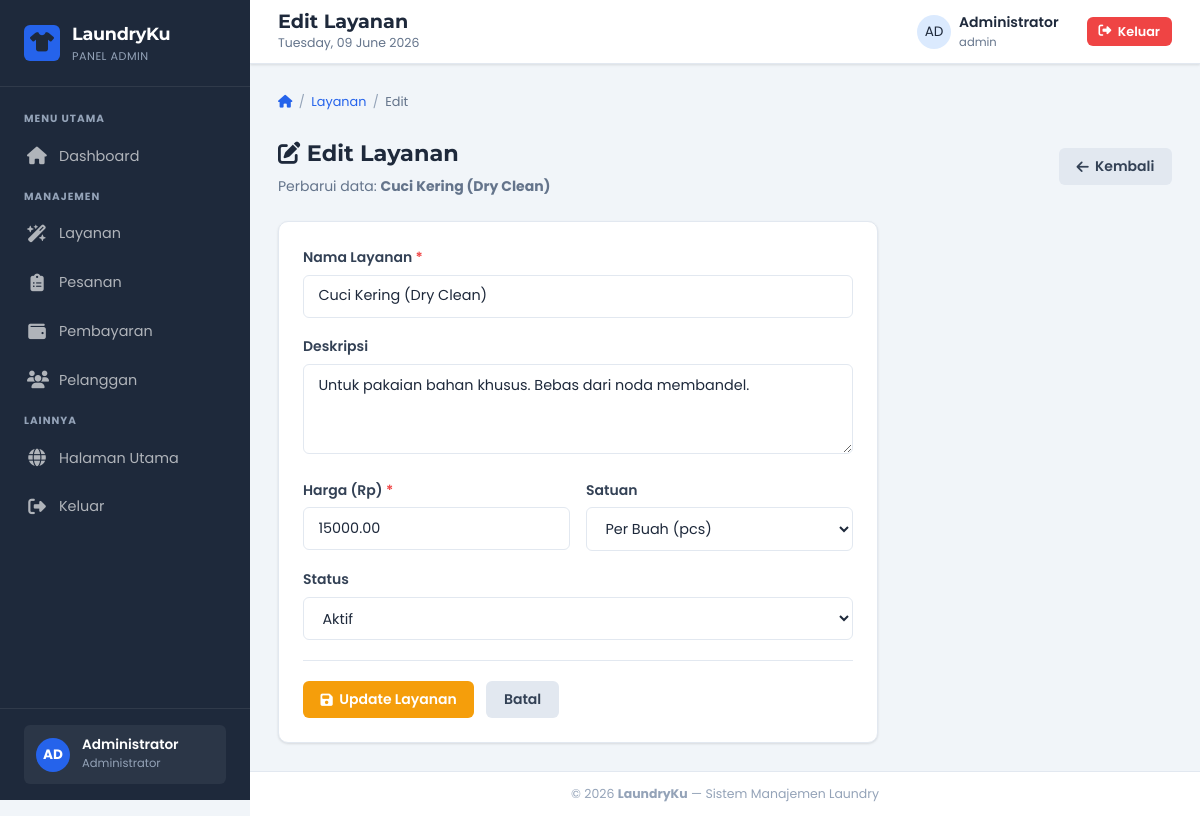
The app's page /admin/edit_layanan.php?id=2 (signed in) with its own data.
### tables this page shows
CREATE TABLE IF NOT EXISTS layanan (
    id           INT PRIMARY KEY AUTO_INCREMENT,
    nama_layanan VARCHAR(100)    NOT NULL,
    deskripsi    TEXT            DEFAULT NULL,
    harga        DECIMAL(10, 2)  NOT NULL,
    satuan       VARCHAR(20)     DEFAULT 'kg',
    status       ENUM('aktif', 'nonaktif') DEFAULT 'aktif',
    created_at   TIMESTAMP DEFAULT CURRENT_TIMESTAMP
);

### admin/edit_layanan.php (the view, shortened to what this page needs)
<?php
include '../config/koneksi.php';
$id    = (int)($_GET['id'] ?? 0);
$result  = mysqli_query($koneksi, "SELECT * FROM layanan WHERE id = $id LIMIT 1");
$layanan = mysqli_fetch_assoc($result);
include '../template/header.php';
?>
<div class="wrapper">
    <?php include '../template/sidebar_admin.php'; ?>
    <div class="main-content">
        <?php include '../template/navbar.php'; ?>
        <div class="page-content">
            <div class="breadcrumb">
                <a href="dashboard.php"><i class="fa-solid fa-house"></i></a>
                <span class="breadcrumb-sep">/</span>
                <a href="layanan.php">Layanan</a>
                <span class="breadcrumb-sep">/</span>
                <span>Edit</span>
            </div>
            <div class="page-header">
                <div>
                    <h2><i class="fa-solid fa-pen-to-square"></i> Edit Layanan</h2>
                    <p>Perbarui data: <strong><?= htmlspecialchars($layanan['nama_layanan']) ?></strong></p>
                </div>
                <a href="layanan.php" class="btn btn-secondary">
                    <i class="fa-solid fa-arrow-left"></i> Kembali
                </a>
            </div>
            <div class="card" style="max-width:600px;">
                <div class="card-body">
                    <form method="POST" action="">
                        <div class="form-group">
                            <label class="form-label">Nama Layanan <span style="color:var(--danger)">*</span></label>
                            <input type="text" name="nama_layanan" class="form-control"
                                   value="<?= htmlspecialchars($layanan['nama_layanan']) ?>" required>
                        </div>
                        <div class="form-group">
                            <label class="form-label">Deskripsi</label>
                            <textarea name="deskripsi" class="form-control"><?= htmlspecialchars($layanan['deskripsi']) ?></textarea>
                        </div>
                        <div class="form-row">
                            <div class="form-group">
                                <label class="form-label">Harga (Rp) <span style="color:var(--danger)">*</span></label>
                                <input type="number" name="harga" class="form-control"
                                       value="<?= htmlspecialchars($layanan['harga']) ?>" min="0" required>
                            </div>
                            <div class="form-group">
                                <label class="form-label">Satuan</label>
                                <select name="satuan" class="form-control">
                                    <option value="pcs"   <?= $layanan['satuan'] === 'pcs'   ? 'selected' : '' ?>>Per Buah (pcs)</option>
                                </select>
                            </div>
                        </div>
                        <div class="form-group">
                            <label class="form-label">Status</label>
                            <select name="status" class="form-control">
                                <option value="aktif"    <?= $layanan['status'] === 'aktif'    ? 'selected' : '' ?>>Aktif</option>
                            </select>
                        </div>
                        <hr class="divider">
                        <div style="display:flex;gap:.75rem;">
                            <button type="submit" class="btn btn-warning">
                                <i class="fa-solid fa-floppy-disk"></i> Update Layanan
                            </button>
                            <a href="layanan.php" class="btn btn-secondary">Batal</a>
                        </div>
                    </form>
                </div>
            </div>
        </div>
        <?php include '../template/footer.php'; ?>

### assets/css/style.css (style rules this page uses)
:root { --primary: #2563eb; --primary-dark: #1d4ed8; --primary-light: #dbeafe; --secondary: #0ea5e9; --success: #22c55e; --success-light: #dcfce7; --warning: #f59e0b; --warning-light: #fef3c7; --danger: #ef4444; --danger-light: #fee2e2; --info: #06b6d4; --info-light: #cffafe; --dark: #1e293b; --gray-800: #334155; --gray-600: #64748b; --gray-400: #94a3b8; --gray-200: #e2e8f0; --gray-100: #f1f5f9; --white: #ffffff; --sidebar-w: 250px; --navbar-h: 64px; --shadow-sm: 0 1px 3px rgba(0,0,0,.08), 0 1px 2px rgba(0,0,0,.04); --shadow-md: 0 4px 6px rgba(0,0,0,.07), 0 2px 4px rgba(0,0,0,.05); --shadow-lg: 0 10px 25px rgba(0,0,0,.10), 0 4px 6px rgba(0,0,0,.05); --radius-sm: 6px; --radius: 10px; --radius-lg: 14px; --transition: all .2s ease; }
*, *::before, *::after { box-sizing: border-box; margin: 0; padding: 0; }
html { scroll-behavior: smooth; }
body { font-family: 'Poppins', 'Segoe UI', system-ui, sans-serif; font-size: 15px; line-height: 1.6; color: var(--dark); background: var(--gray-100); }
h1, h2, h3, h4, h5, h6 { font-family: 'Montserrat', sans-serif; }
.brand-text, .stat-info .value, .landing-nav .logo, .auth-logo h1, .hero h1, .topbar-title h1, .page-header h2, .card-header h3, .section-header h2, .feature-card h3, .step-card h3 { font-family: 'Montserrat', sans-serif; }
.sidebar-link, .form-label, .form-control, .btn, tbody td, .badge, .text-muted, .topbar-user .name, .topbar-user .role, .detail-item .label, .detail-item .value { font-family: 'Poppins', sans-serif; }
a { color: var(--primary); text-decoration: none; transition: var(--transition); }
.wrapper { display: flex; min-height: 100vh; }
.main-content { margin-left: var(--sidebar-w); flex: 1; display: flex; flex-direction: column; min-height: 100vh; }
.page-content { padding: 1.75rem; flex: 1; }
.page-header { display: flex; align-items: center; justify-content: space-between; margin-bottom: 1.5rem; }
.page-header h2 { font-size: 1.4rem; font-weight: 700; color: var(--dark); }
.page-header p { font-size: .875rem; color: var(--gray-600); margin-top: .15rem; }
.breadcrumb { display: flex; align-items: center; gap: .4rem; font-size: .8rem; color: var(--gray-600); margin-bottom: 1.5rem; }
.breadcrumb a { color: var(--primary); }
.breadcrumb-sep { color: var(--gray-400); }
.card { background: var(--white); border-radius: var(--radius); box-shadow: var(--shadow-sm); border: 1px solid var(--gray-200); }
.card-body { padding: 1.5rem; }
.btn { display: inline-flex; align-items: center; gap: .4rem; padding: .55rem 1.1rem; border-radius: var(--radius-sm); font-size: .875rem; font-weight: 600; cursor: pointer; border: none; transition: var(--transition); line-height: 1.4; white-space: nowrap; }
.btn-warning { background: var(--warning); color: var(--white); }
.btn-secondary { background: var(--gray-200); color: var(--gray-800); }
.form-group { margin-bottom: 1.1rem; }
.form-label { display: block; font-size: .875rem; font-weight: 600; color: var(--gray-800); margin-bottom: .4rem; }
.form-control { width: 100%; padding: .6rem .9rem; border: 1.5px solid var(--gray-200); border-radius: var(--radius-sm); font-size: .9rem; color: var(--dark); background: var(--white); transition: var(--transition); line-height: 1.5; }
.form-control::placeholder { color: var(--gray-400); }
select.form-control { cursor: pointer; }
textarea.form-control { resize: vertical; min-height: 90px; }
.form-row { display: grid; grid-template-columns: 1fr 1fr; gap: 1rem; }
.divider { border: none; border-top: 1px solid var(--gray-200); margin: 1.25rem 0; }

### records on screen
layanan: nama_layanan "Cuci Kering (Dry Clean)", deskripsi "Untuk pakaian bahan khusus. Bebas dari noda membandel.", harga "15000.00", satuan "Per Buah (pcs)", status "Aktif"

### other values on screen
$inisial "AD"
$namaAdmin "Administrator"
$navTitle "Edit Layanan"
$namaUser "Administrator"
$roleUser "admin"
